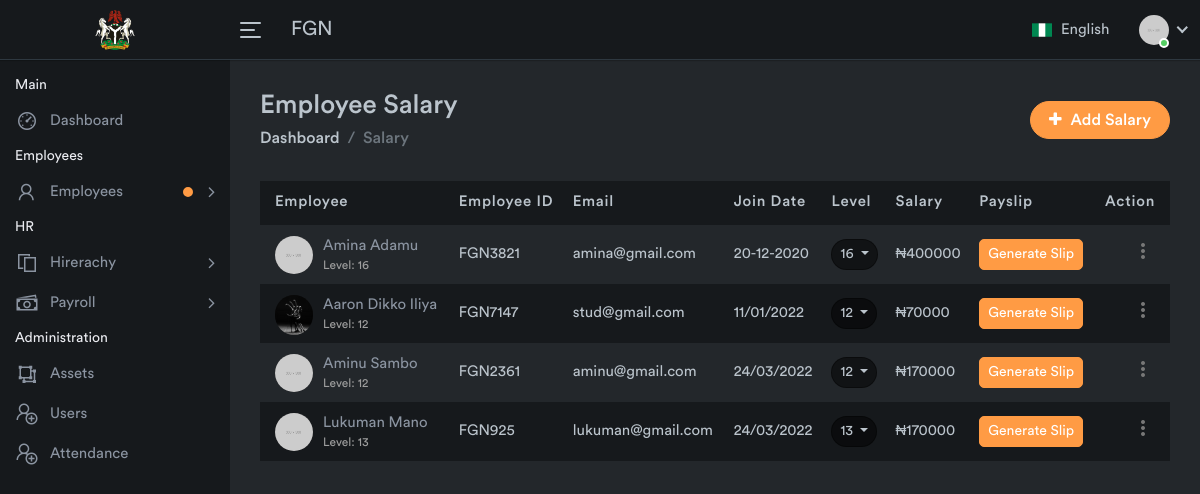
The page /salary.php on the database its author committed.
### tables this page shows
CREATE TABLE IF NOT EXISTS `employee` (
  `id` int(6) NOT NULL AUTO_INCREMENT,
  `name` varchar(255) NOT NULL,
  `email` varchar(255) NOT NULL,
  `empID` varchar(255) NOT NULL,
  `joiningDate` varchar(255) NOT NULL,
  `phone` varchar(14) NOT NULL,
  `department` varchar(255) NOT NULL,
  `address` varchar(255) DEFAULT NULL,
  `Gender` varchar(255) DEFAULT NULL,
  `dob` varchar(255) DEFAULT NULL,
  `isAdmin` int(6) NOT NULL DEFAULT '0',
  `password` varchar(255) NOT NULL,
  `account` int(15) DEFAULT NULL,
  `bank` varchar(255) DEFAULT NULL,
  `picture` varchar(255) DEFAULT NULL,
  PRIMARY KEY (`id`)
);

CREATE TABLE IF NOT EXISTS `salary` (
  `id` int(6) NOT NULL AUTO_INCREMENT,
  `empID` varchar(255) NOT NULL,
  `level` int(6) NOT NULL,
  `basic` int(255) NOT NULL,
  `hra` int(255) NOT NULL,
  `loan` int(255) NOT NULL,
  `salary` int(255) NOT NULL,
  PRIMARY KEY (`id`)
);

### salary.php (the view, shortened to what this page needs)
<!DOCTYPE html>
<html lang="en">
    <head>
        <link rel="stylesheet" href="assets/css/bootstrap.min.css">
        <link rel="stylesheet" href="assets/css/font-awesome.min.css">
        <link rel="stylesheet" href="assets/css/line-awesome.min.css">
		<link rel="stylesheet" href="assets/css/dataTables.bootstrap4.min.css">
		<link rel="stylesheet" href="assets/css/select2.min.css">
		<link rel="stylesheet" href="assets/css/bootstrap-datetimepicker.min.css">
        <link rel="stylesheet" href="assets/css/style.css">
    </head>
<?php include 'include/connection.php';?>
<?php include('include/nav.php') ?>
<?php include('include/sidenav.php') ?>
<div class="main-wrapper">
    <div class="page-wrapper">
            <div class="content container-fluid">
                <div class="page-header">
                    <div class="row align-items-center">
                        <div class="col">
                            <h3 class="page-title">Employee Salary</h3>
                            <ul class="breadcrumb">
                                <li class="breadcrumb-item"><a href="index.php">Dashboard</a></li>
                                <li class="breadcrumb-item active">Salary</li>
                            </ul>
                        </div>
                        <div class="col-auto float-right ml-auto">
                            <a href="#" class="btn add-btn" data-toggle="modal" data-target="#add_salary"><i class="fa fa-plus"></i> Add Salary</a>
                        </div>
                    </div>
                </div>
                <div class="row">
                    <div class="col-md-12">
                        <div class="table-responsive">
                            <table class="table table-striped custom-table datatable">
                                <thead>
                                    <tr>
                                        <th>Employee</th>
                                        <th>Employee ID</th>
                                        <th>Email</th>
                                        <th>Join Date</th>
                                        <th>Level</th>
                                        <th>Salary</th>
                                        <th>Payslip</th>
                                        <th class="text-right">Action</th>
                                    </tr>
                                </thead>
                                <tbody>
                                <?php
                                   $result = mysqli_query($conn,"SELECT  employee.id,employee.empID,employee.picture,employee.name,employee.email,employee.joiningDate, salary.salary,salary.empID,salary.hra,salary.loan,salary.basic,salary.level
                                   FROM employee INNER JOIN salary ON employee.empID = salary.empID;");
                                  while($row = mysqli_fetch_array($result)){?>
                                    <tr>
                                        <td>
                                            <h2 class="table-avatar">
                                            <?php if($row['picture']==""){
													?>
                                                <a href="#" class="avatar"><img alt="" src="assets/img/profiles/avatar-10.jpg"></a>
                                                <?php }else{?>
                                                    <a href="#" class="avatar"><img alt="" src="pictures/<?php echo $row['picture'] ?>" width="40px" height="40px"></a>
                                              <?php  }?>
                                                <a href="profile.php"><?php echo $row['name'] ?> <span>Level: <?php echo $row['level'] ?> </span></a>
                                            </h2>
                                        </td>
                                        <td><?php echo $row['empID'] ?> </td>
                                        <td><?php echo $row['email'] ?> </td>
                                        <td><?php echo $row['joiningDate'] ?> </td>
                                        <td>
                                                <a href="" class="btn btn-white btn-sm btn-rounded dropdown-toggle" data-toggle="dropdown" aria-expanded="false"><?php echo $row['level'] ?>  </a>
                                        </td>
                                        <td>₦<?php echo $row['salary'] ?> </td>
                                        <td><a class="btn btn-sm btn-primary" href="salary-view.php?id=<?php echo $row['empID'] ?>">Generate Slip</a></td>
                                        <td class="text-right">
                                            <div class="dropdown dropdown-action">
                                                <a href="#" class="action-icon dropdown-toggle" data-toggle="dropdown" aria-expanded="false"><i class="material-icons">more_vert</i></a>
                                            </div>
                                        </td>
                                    </tr>
                                    <?php } ?>
                                </tbody>
                            </table>
                        </div>
                    </div>
                </div>
            </div>
        </div>
</div>
<?php include('include/footer.php') ?>

### rows shown on the page
employee: name "Amina Adamu", salary.level "16", salary.empID "FGN3821", email "amina@gmail.com", joiningDate "20-12-2020", salary.salary "400000"
employee: picture (picture), name "Aaron Dikko Iliya", salary.level "12", salary.empID "FGN7147", email "stud@gmail.com", joiningDate "11/01/2022", salary.salary "70000"
employee: name "Aminu Sambo", salary.level "12", salary.empID "FGN2361", email "aminu@gmail.com", joiningDate "24/03/2022", salary.salary "170000"
employee: name "Lukuman Mano", salary.level "13", salary.empID "FGN925", email "lukuman@gmail.com", joiningDate "24/03/2022", salary.salary "170000"
